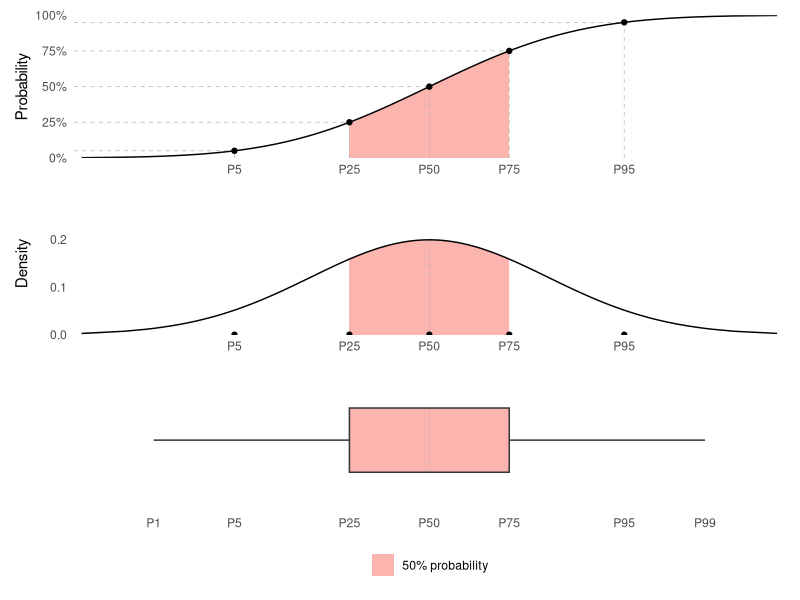

Source code (R):
## ---- chunk 1
#| message: false
#| warning: false
#| echo: false
#| fig-width: 7
#| fig-height: 7
library(tidyverse)
library(patchwork)
library(scales)

qntls <- c(0.5, 0.05, 0.95, 0.25, 0.75)
xqntls <- qnorm(qntls, 3, 2)
qntls_e <- c(0.01, 0.99, 0.5, 0.05, 0.95, 0.25, 0.75)
xqntls_e <- qnorm(qntls_e, 3, 2)
#qntls <- c(0.5)

dist_df <- tibble::tibble(
  p=c(qntls_e, ppoints(300)),
  q=qnorm(p, 3, 2),
  d=dnorm(q, 3,2)
) %>%  tibble::rowid_to_column() 

dist_w_df <- dist_df %>% select(rowid, p,q) %>% 
  filter(p %in% qntls_e) %>%
  pivot_longer(-c(rowid, p)) %>% 
  mutate(p_name=paste0("p_", str_pad(p*100,2, pad="0"))) %>% 
  select(-p,-name) %>% 
  pivot_wider(-rowid, values_from="value", names_from="p_name") 

p1 <- dist_df %>% ggplot(aes(x=q, y=p)) +
  #geom_ribbon(data=. %>% filter(p<0.5), 
  #            aes(ymin=0, ymax=p, fill="50% probability"),
  #            show.legend=FALSE)+
  geom_ribbon(data=. %>% filter(p >= 0.25 & p<0.75), 
              aes(ymin=0, ymax=p, fill="50% probability"),
              show.legend = FALSE)+
  geom_linerange(data=. %>% filter(p %in% qntls),
             aes(xmin=-3, xmax=q), linewidth=0.25, 
             linetype=2, color="grey70")+
  geom_linerange(data=. %>% filter(p %in% qntls),
             aes(ymin=0, ymax=p), linewidth=0.25, 
             linetype=2, color="grey70")+
  geom_line()+
  geom_point(data=. %>% filter(p %in% qntls))+
  scale_fill_brewer(palette = "Pastel1")+
  scale_y_continuous(labels=scales::percent)+
  scale_x_continuous(breaks = xqntls, 
                     labels = paste0("P",qntls*100))+
  coord_cartesian(xlim = c(-3,9), ylim=c(0,1), expand = FALSE)+
  labs(y="Probability", fill=NULL, x=NULL)+
  theme_minimal()+
  theme(panel.grid = element_blank())

p2 <- dist_df %>% ggplot(aes(x=q, y=d)) +
  #geom_ribbon(data=. %>% filter(p<0.5), 
  #            aes(ymin=0, ymax=d, fill="50% probability"))+
  #geom_ribbon(data=. %>% filter(p >= 0.05 & p<0.95), 
  #            aes(ymin=0, ymax=d, fill="90% probability"))+
  geom_ribbon(data=. %>% filter(p >= 0.25 & p<0.75), 
              aes(ymin=0, ymax=d, fill="50% probability"))+
  geom_linerange(data=. %>% filter(p==0.5),
             aes(ymin=0, ymax=d), linewidth=0.25, 
             linetype=2, color="grey70")+
  geom_line()+
  geom_point(data=. %>% filter(p %in% qntls), aes(y=0))+
  scale_fill_brewer(palette = "Pastel1")+
  scale_x_continuous(breaks = xqntls, 
                     labels = paste0("P",qntls*100))+
  coord_cartesian(xlim = c(-3,9), ylim=c(0,0.3), expand = FALSE)+
  labs(y="Density", fill=NULL, x=NULL)+
  theme_minimal()+
  theme(panel.grid = element_blank())

p3 <-  dist_w_df %>% 
  ggplot() + 
    geom_boxplot(stat="identity", 
      aes(y="one", fill="50% probability",
        xlower  = p_25, xupper  = p_75, xmiddle = p_50,
        xmin   = p_01, 
        xmax   = p_99), 
      show.legend = FALSE, fatten=1,
      linetype=2, linewidth=0.25, color="grey70")+ 
  geom_boxplot(stat="identity", 
      aes(y="one", 
        xlower  = p_25, xupper  = p_75, xmiddle = p_50,
        xmin   = p_01, 
        xmax   = p_99), 
      show.legend = FALSE, fatten=0, alpha=0)+
  scale_x_continuous(breaks = xqntls_e, 
                     labels = paste0("P",qntls_e*100))+
  coord_cartesian(xlim = c(-3,9), ylim=c(0,2), expand = FALSE)+
  scale_fill_brewer(palette = "Pastel1")+
  labs(fill=NULL)+
  theme_minimal()+
  theme(axis.line.y = element_blank(),
        axis.title.y  = element_blank(),
        axis.text.y = element_blank(),
        axis.ticks.y  = element_blank(),
        panel.grid = element_blank())
patchwork::wrap_plots(p1,p2,p3, ncol=1, guides="collect") &
  theme(legend.position = "bottom")

#ggsave("prob_dist.png", width=5, height = 7)
